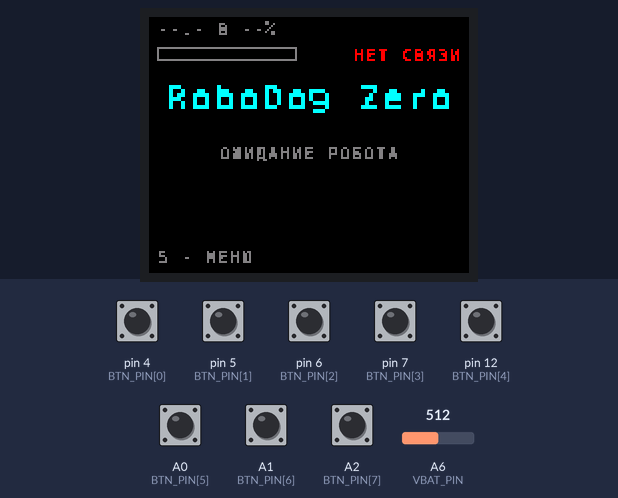
Recording of a sketch running on a simulated Arduino Pro Mini, built with avr-gcc and run on an emulated ATmega328P. Shown: 160×128 colour display. Inputs (shaded band) come from the test bench; at power-on: A0 (BTN_PIN[5]), A1 (BTN_PIN[6]), A2 (BTN_PIN[7]), pin 4 (BTN_PIN[0]), pin 5 (BTN_PIN[1]), pin 6 (BTN_PIN[2]), pin 7 (BTN_PIN[3]), pin 12 (BTN_PIN[4]) HIGH, A6 (VBAT_PIN) = 512. What the sketch prints to the serial monitor is not drawn.

Above: at 2.6 s.
2.7 s: pin 12 (BTN_PIN[4]) pulled LOW for 0.15 s
At 3.8 s:
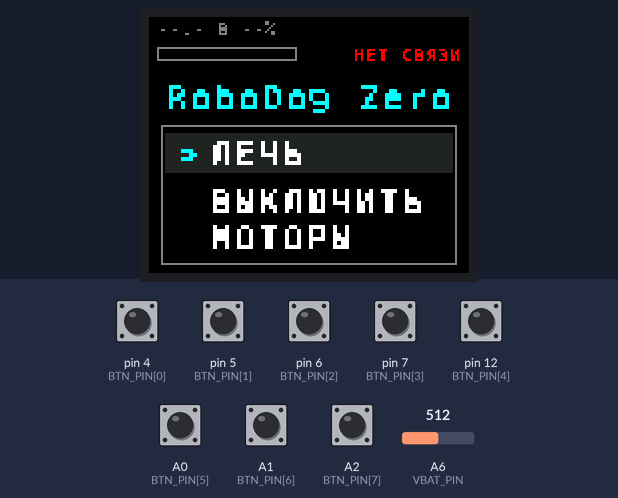
4.3 s: A1 (BTN_PIN[6]) pulled LOW for 0.15 s
At 5.7 s:
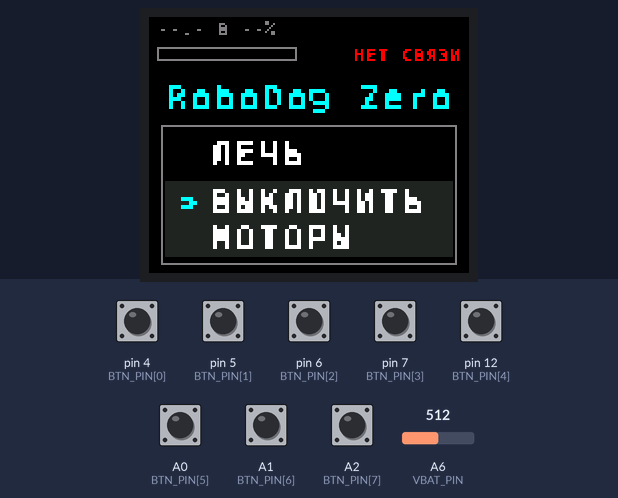
6.0 s: A2 (BTN_PIN[7]) pulled LOW for 0.15 s
At 7.1 s:
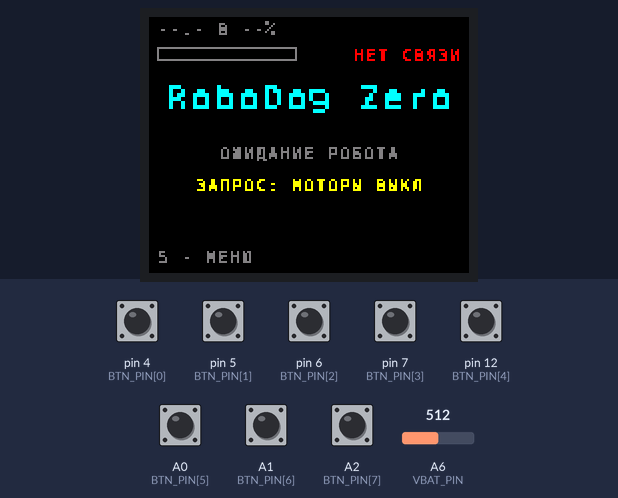
7.6 s: pin 12 (BTN_PIN[4]) pulled LOW for 1 s
At 8.3 s:
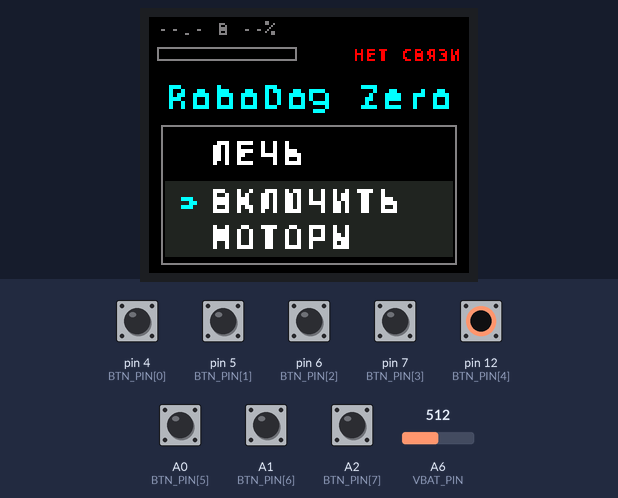
10.1 s: A0 (BTN_PIN[5]) pulled LOW for 0.15 s
At 11.2 s:
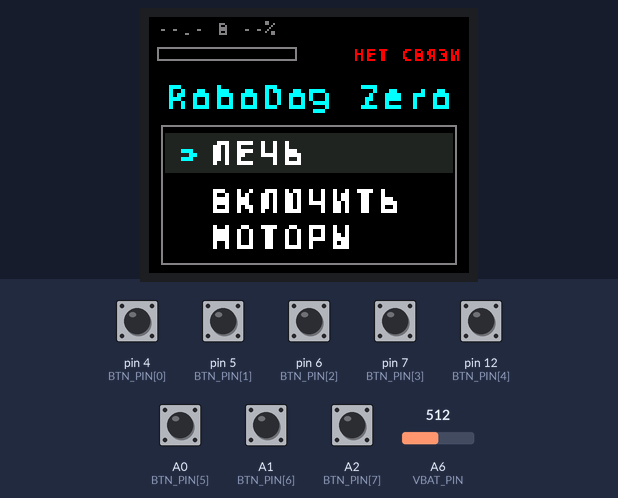
Timing chart, 0 to 13.1 s (numbered marks = the images above; inputs shaded):
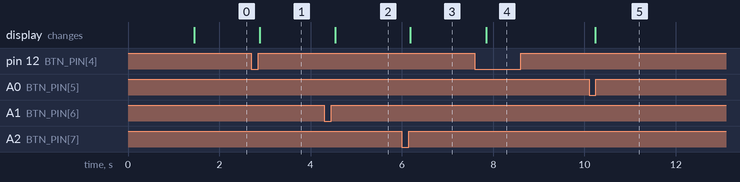

Measured:
- after the input at 2.7 s, the display: changes after 0.19 s (image 1)
- after the input at 4.3 s, the display: changes after 0.24 s (image 2)
- after the input at 6.0 s, the display: changes after 0.18 s (image 3)
- after the input at 7.6 s, the display: changes after 0.24 s (image 4)
- after the input at 10.1 s, the display: changes after 0.14 s (image 5)

The sketch:

RoboDogRemoteFinal.ino
```cpp
// =====================================================================
//  RoboDogRemoteFinal — пульт с оценкой заряда 8S LiFePO4.
//
//  Плата:      Arduino Pro Mini, ATmega328P, 3,3 В / 8 МГц
//              (в IDE: «Arduino Pro or Pro Mini» -> ATmega328P 3.3V 8MHz)
//  Экран:      ST7735 1,77" 128x160 на аппаратном SPI
//  Связь:      HC-05 на выводах D0 и D1, 38400 бод
//  Библиотеки: Adafruit GFX Library, Adafruit ST7735 and ST7789 Library
//
//  Перед прошивкой снять джампер X2 в линии TXD модуля HC-05.
//
//  ---- КНОПКИ --------------------------------------------------------
//    1  D4    вперёд
//    2  D5    назад
//    3  D6    влево
//    4  D7    вправо
//    5  D12   меню: открыть или закрыть
//    6  A0    вверх по меню
//    7  A1    вниз по меню
//    8  A2    подтвердить
//
//  Кнопки 1-4 работают только при закрытом меню, кнопки 6-8 — только
//  при открытом. Так одно нажатие никогда не значит двух вещей сразу.
// =====================================================================
#include <Adafruit_GFX.h>
#include <Adafruit_ST7735.h>
#include <SPI.h>
#include "cyr_font.h"
#include "battery.h"
#include "telemetry.h"

// --------------------------------------------------------------- выводы
#define TFT_CS   10
#define TFT_DC    9
#define TFT_RES   2
#define VBAT_PIN A6          // делитель напряжения батареи пульта

Adafruit_ST7735 tft(TFT_CS, TFT_DC, TFT_RES);

const uint8_t BTN_PIN[8] = { 4, 5, 6, 7, 12, A0, A1, A2 };

// Номера кнопок, чтобы дальше в коде читались словами
#define B_FWD   0
#define B_BACK  1
#define B_LEFT  2
#define B_RIGHT 3
#define B_MENU  4
#define B_UP    5
#define B_DOWN  6
#define B_OK    7

// --------------------------------------------------------------- цвета
#define C_BG     ST77XX_BLACK
#define C_TEXT   ST77XX_WHITE
#define C_DIM    0x8410
#define C_TITLE  ST77XX_CYAN
#define C_OK     ST77XX_GREEN
#define C_WARN   ST77XX_YELLOW
#define C_BAD    ST77XX_RED
#define C_SEL    0x2124        // подсветка выбранной строки меню

// ------------------------------------------------------------ настройки
#define LINK_BAUD     38400
#define SEND_PERIOD    50      // отправка команд, миллисекунды
#define DRAW_PERIOD   150      // перерисовка экрана
#define LINK_TIMEOUT 1500      // нет ответа дольше — считаем, что связи нет
#define DEBOUNCE       25      // фильтр дребезга кнопок
#define LAY_HOLD      800      // сколько держать команду «лечь»

// Пороги напряжения робота, милливольты (сборка 8S LiFePO4)
// Оценка по напряжению настроена в battery.h; это не счётчик ёмкости.

// ------------------------------------------------------- состояние кнопок
bool     btnRaw[8], btnHeld[8], btnPressed[8];
uint32_t btnChanged[8];

// --------------------------------------------------------- состояние меню
bool     menuOpen  = false;
uint8_t  menuItem  = 0;        // 0 — лечь, 1 — моторы
bool     motorsOff = false;    // команду держим, пока пункт включён
uint32_t layStarted = 0;
bool layActive = false;

// ------------------------------------------------- что пришло от робота
uint16_t robotMv = 0;
uint32_t lastRx  = 0;
char     rxBuf[48];
uint8_t  rxLen   = 0;
bool rxOverflow = false, everRx = false;
uint16_t robotFlags = 0;
uint8_t robotState = 0;

// ------------------------------------------------------------- служебное
uint16_t seq = 0;
uint32_t tSend = 0, tDraw = 0;

// Что было нарисовано в прошлый раз — чтобы не перерисовывать зря
int8_t   drawnMode = -1;       // -1 ничего, 0 главный экран, 1 меню
uint8_t  drawnItem = 255;
uint16_t drawnMv   = 0xFFFF;
uint16_t drawnFlags = 0xFFFF;
uint8_t drawnState = 255;
bool     drawnLink = false, drawnMotors = false;

bool linkAlive() { return everRx && (millis() - lastRx) < LINK_TIMEOUT; }

// =====================================================================
//  ТЕКСТ. Встроенный шрифт Adafruit кириллицы не знает, поэтому буквы
//  рисуем сами по таблице из cyr_font.h.
// =====================================================================

// Достаёт из строки очередной символ. Русская буква занимает два байта,
// латинская — один; функция сама разбирается и сдвигает указатель.
uint16_t nextChar(const char** p) {
  uint8_t b = (uint8_t)*(*p)++;
  if (b < 0x80) return b;
  if ((b & 0xE0) == 0xC0) {
    uint8_t b2 = (uint8_t)*(*p);
    if (b2) { (*p)++; return ((uint16_t)(b & 0x1F) << 6) | (b2 & 0x3F); }
  }
  return '?';
}

// Номер картинки буквы в таблице
uint8_t glyphOf(uint16_t cp) {
  if (cp >= FONT_ASCII_FIRST && cp <= FONT_ASCII_LAST) return cp - FONT_ASCII_FIRST;
  if (cp >= FONT_CYR_FIRST   && cp <= FONT_CYR_LAST)   return FONT_CYR_INDEX + (cp - FONT_CYR_FIRST);
  if (cp == 0x401) return FONT_CYR_INDEX + (0x415 - FONT_CYR_FIRST);   // Ё как Е
  if (cp == 0x451) return FONT_CYR_INDEX + (0x435 - FONT_CYR_FIRST);   // ё как е
  return 0;                                                            // всё прочее — пробел
}

// Ширина строки в точках экрана
int16_t textWidth(const char* s, uint8_t size) {
  int16_t n = 0;
  while (*s) { nextChar(&s); n++; }
  return n * FONT_W * size;
}

void drawText(int16_t x, int16_t y, const char* s, uint16_t color, uint8_t size) {
  while (*s) {
    const uint8_t g = glyphOf(nextChar(&s));
    for (uint8_t c = 0; c < FONT_W; c++) {
      const uint8_t bits = pgm_read_byte(&FONT6x8[(uint16_t)g * FONT_W + c]);
      for (uint8_t r = 0; r < FONT_H; r++) {
        if (!(bits & (1 << r))) continue;
        if (size == 1) tft.drawPixel(x + c, y + r, color);
        else           tft.fillRect(x + c * size, y + r * size, size, size, color);
      }
    }
    x += FONT_W * size;
  }
}

void drawTextCenter(int16_t y, const char* s, uint16_t color, uint8_t size) {
  drawText((160 - textWidth(s, size)) / 2, y, s, color, size);
}

// =====================================================================
//  КНОПКИ
// =====================================================================
void buttonsSetup() {
  for (uint8_t i = 0; i < 8; i++) {
    pinMode(BTN_PIN[i], INPUT_PULLUP);
    btnRaw[i] = btnHeld[i] = false;
    btnChanged[i] = 0;
  }
}

void buttonsUpdate() {
  const uint32_t now = millis();
  for (uint8_t i = 0; i < 8; i++) {
    btnPressed[i] = false;
    const bool down = (digitalRead(BTN_PIN[i]) == LOW);   // нажата = ноль
    if (down != btnRaw[i]) {                              // уровень дёрнулся
      btnRaw[i] = down;
      btnChanged[i] = now;
      continue;                                           // ждём, пока успокоится
    }
    if (now - btnChanged[i] < DEBOUNCE) continue;
    if (down && !btnHeld[i]) btnPressed[i] = true;         // подтверждённое нажатие
    btnHeld[i] = down;
  }
}

// =====================================================================
//  СВЯЗЬ
// =====================================================================
uint8_t crc8(const char* s, uint8_t len) {
  uint8_t crc = 0;
  for (uint8_t i = 0; i < len; i++) {
    crc ^= (uint8_t)s[i];
    for (uint8_t b = 0; b < 8; b++)
      crc = (crc & 0x80) ? (uint8_t)((crc << 1) ^ 0x07) : (uint8_t)(crc << 1);
  }
  return crc;
}

void sendPacket() {
  uint16_t bits = 0;
  if (!menuOpen) {                       // движение — только при закрытом меню
    if (btnHeld[B_FWD])   bits |= 1 << 0;
    if (btnHeld[B_BACK])  bits |= 1 << 1;
    if (btnHeld[B_LEFT])  bits |= 1 << 2;
    if (btnHeld[B_RIGHT]) bits |= 1 << 3;
  }
  if (layActive && millis() - layStarted >= LAY_HOLD) layActive = false;
  if (layActive) bits |= 1 << 4;   // «лечь»
  if (motorsOff)           bits |= 1 << 9;   // «моторы обесточены»

  const uint16_t ownMv = (uint16_t)((uint32_t)analogRead(VBAT_PIN) * 3300 / 1023 * 156 / 56);

  char body[40];
  const int n = snprintf(body, sizeof(body), "C,%u,%04X,%u,2,0",
                         (unsigned)seq++, (unsigned)bits, (unsigned)ownMv);
  if (n <= 0 || n >= (int)sizeof(body)) return;

  char line[48];
  snprintf(line, sizeof(line), "%s*%02X\n", body, crc8(body, (uint8_t)n));
  Serial.print(line);
}

void readPacket() {
  while (Serial.available()) {
    const char c = (char)Serial.read();
    if (c == '\r') continue;
    if (c != '\n') {
      if (rxOverflow) continue;
      if (rxLen < sizeof(rxBuf) - 1) rxBuf[rxLen++] = c;
      else { rxOverflow = true; rxLen = 0; }
      continue;
    }
    if (rxOverflow) { rxOverflow = false; rxLen = 0; continue; }
    rxBuf[rxLen] = '\0';
    rxLen = 0;
    Telemetry tm;
    if (!parseTelemetry(rxBuf, tm)) continue;
    robotMv = tm.mv;
    robotFlags = tm.flags;
    robotState = tm.state;
    lastRx = millis();
    everRx = true;
  }
}

// =====================================================================
//  ЭКРАН
// =====================================================================
uint16_t batColor(uint8_t pct) {
  switch (batteryBand(pct)) {
    case 0: return C_BAD;
    case 1: return C_WARN;
    case 2: return C_OK;
    default: return ST77XX_BLUE;
  }
}

void drawBattery() {
  const bool live = linkAlive();
  const bool valid = live && !(robotFlags & (1 << 7)) && robotMv > 15000 && robotMv <= 29500;
  char s[20];
  tft.fillRect(0, 0, 160, 27, C_BG);
  if (valid) {
    const uint8_t pct = batteryPercent(robotMv);
    const uint16_t color = batColor(pct);
    snprintf(s, sizeof(s), "%u.%u В ~%u%%", robotMv / 1000,
             (robotMv % 1000) / 100, (unsigned)pct);
    drawText(4, 2, s, color, 1);
    tft.drawRect(4, 15, 70, 7, C_DIM);
    if (pct) tft.fillRect(5, 16, (uint16_t)68 * pct / 100, 5, color);
  } else {
    drawText(4, 2, "--.- В --%", C_DIM, 1);
    tft.drawRect(4, 15, 70, 7, C_DIM);
  }
  const char* lbl = live ? "СВЯЗЬ" : "НЕТ СВЯЗИ";
  drawText(156 - textWidth(lbl, 1), 15, lbl, live ? C_OK : C_BAD, 1);
  drawnMv = robotMv;
  drawnLink = live;
}

void drawStatus() {
  tft.fillRect(0, 62, 160, 35, C_BG);
  const char* text = "ОЖИДАНИЕ РОБОТА";
  uint16_t color = C_DIM;
  if (linkAlive()) {
    if (robotState == 4) { text = "АВАРИЙНЫЙ СТОП"; color = C_BAD; }
    else if (robotState == 5) { text = "ВЫКЛЮЧЕНИЕ"; color = C_WARN; }
    else if (robotState == 0) { text = "ПОИСК НУЛЕЙ"; color = C_WARN; }
    else if (!(robotFlags & 1)) { text = "ОШИБКА ДРАЙВЕРОВ"; color = C_BAD; }
    else if (!(robotFlags & (1 << 3))) { text = "МОТОРЫ ВЫКЛЮЧЕНЫ"; color = C_WARN; }
    else if (robotFlags & (1 << 6)) { text = "НЕТ КОМАНД"; color = C_WARN; }
    else if (!(robotFlags & (1 << 2))) { text = "НУЛИ НЕ НАЙДЕНЫ"; color = C_WARN; }
    else if (robotFlags & (1 << 5)) { text = "НИЗКИЙ ЗАРЯД"; color = C_WARN; }
    else { text = "РОБОТ ГОТОВ"; color = C_OK; }
  }
  drawTextCenter(64, text, color, 1);
  if (motorsOff) drawTextCenter(80, "ЗАПРОС: МОТОРЫ ВЫКЛ", C_WARN, 1);
  drawnState = robotState;
  drawnFlags = robotFlags;
}

void drawMainScreen() {
  tft.fillScreen(C_BG);
  drawBattery();
  drawTextCenter(32, "RoboDog Zero", C_TITLE, 2);

  drawStatus();

  drawText(4, 116, "5 - МЕНЮ", C_DIM, 1);
  drawnMode = 0;
  drawnMotors = motorsOff;
}

void drawMenuScreen() {
  tft.fillScreen(C_BG);
  drawBattery();
  drawTextCenter(32, "RoboDog Zero", C_TITLE, 2);

  tft.drawRect(6, 54, 148, 70, C_DIM);

  // Пункт 1
  if (menuItem == 0) tft.fillRect(8, 58, 144, 20, C_SEL);
  drawText(14, 60, menuItem == 0 ? ">" : " ", C_TITLE, 2);
  drawText(30, 60, "ЛЕЧЬ", C_TEXT, 2);

  // Пункт 2 — в две строки, чтобы влезло целиком
  if (menuItem == 1) tft.fillRect(8, 82, 144, 38, C_SEL);
  drawText(14, 84, menuItem == 1 ? ">" : " ", C_TITLE, 2);
  if (motorsOff) {
    drawText(30, 84,  "ВКЛЮЧИТЬ", C_TEXT, 2);
    drawText(30, 102, "МОТОРЫ", C_TEXT, 2);
  } else {
    drawText(30, 84,  "ВЫКЛЮЧИТЬ", C_TEXT, 2);
    drawText(30, 102, "МОТОРЫ", C_TEXT, 2);
  }

  drawnMode = 1;
  drawnItem = menuItem;
  drawnMotors = motorsOff;
}

void redraw() {
  const int8_t mode = menuOpen ? 1 : 0;
  const bool changed = (mode != drawnMode) || (menuOpen && menuItem != drawnItem) ||
                       (motorsOff != drawnMotors);
  if (changed) {
    if (mode == 0) drawMainScreen(); else drawMenuScreen();
    return;
  }
  const bool linkChanged = linkAlive() != drawnLink;
  if (robotMv != drawnMv || robotFlags != drawnFlags || linkChanged) drawBattery();
  if (!menuOpen && (robotState != drawnState || robotFlags != drawnFlags || linkChanged)) drawStatus();
  if (menuOpen) drawnFlags = robotFlags;
}

// =====================================================================
//  ЗАПУСК И ОСНОВНОЙ ЦИКЛ
// =====================================================================
void setup() {
  buttonsSetup();
  Serial.begin(LINK_BAUD);

  tft.initR(INITR_BLACKTAB);       // не та картинка — попробуй GREENTAB или REDTAB
  tft.setRotation(1);              // альбомная ориентация, 160 x 128
  tft.fillScreen(C_BG);

  drawTextCenter(50, "RoboDog Zero", C_TITLE, 2);
  drawTextCenter(74, "ЗАГРУЗКА...", C_DIM, 1);
  delay(1200);                     // за это время HC-05 успевает подняться

  drawMainScreen();
}

void loop() {
  buttonsUpdate();
  readPacket();

  // ------------------------------------------------------- меню
  if (btnPressed[B_MENU]) menuOpen = !menuOpen;

  if (menuOpen) {
    if (btnPressed[B_UP]   && menuItem > 0) menuItem--;
    if (btnPressed[B_DOWN] && menuItem < 1) menuItem++;
    if (btnPressed[B_OK]) {
      if (menuItem == 0) { layStarted = millis(); layActive = true; }   // лечь
      else               motorsOff = !motorsOff;           // моторы вкл/выкл
      menuOpen = false;                                    // и закрыть меню
    }
  }

  // ------------------------------------------------------- связь
  if (millis() - tSend >= SEND_PERIOD) { tSend = millis(); sendPacket(); }

  // ------------------------------------------------------- экран
  if (millis() - tDraw >= DRAW_PERIOD) { tDraw = millis(); redraw(); }
}
```

battery.h
```cpp
#pragma once
#include <stdint.h>

// 8S LiFePO4. Provisional VOLTAGE scale inherited from the project.
// 0% = robot cutoff 24.0 V; 100% = 26.6 V, NOT the charger endpoint.
// LiFePO4 has a flat discharge curve: ~% is not measured state of charge.
// Calibrate these endpoints against your pack at rest; load sag changes ~%.
constexpr uint16_t BATTERY_EMPTY_MV = 24000;
constexpr uint16_t BATTERY_FULL_MV = 26600;
static_assert(BATTERY_FULL_MV > BATTERY_EMPTY_MV, "Invalid battery range");
constexpr uint8_t batteryPercent(uint16_t mv) {
  return mv <= BATTERY_EMPTY_MV ? 0 : mv >= BATTERY_FULL_MV ? 100 :
    (uint32_t)(mv - BATTERY_EMPTY_MV) * 100UL / (BATTERY_FULL_MV - BATTERY_EMPTY_MV);
}
// Unambiguous thresholds: 0..29 red, 30..59 yellow, 60..99 green, 100 blue.
constexpr uint8_t batteryBand(uint8_t pct) {
  return pct < 30 ? 0 : pct < 60 ? 1 : pct < 100 ? 2 : 3;
}
static_assert(batteryPercent(0)==0 && batteryPercent(23999)==0,"clamp low");
static_assert(batteryPercent(24000)==0 && batteryPercent(25300)==50,"voltage scale");
static_assert(batteryPercent(26600)==100 && batteryPercent(29200)==100,"clamp high");
static_assert(batteryBand(29)==0 && batteryBand(30)==1,"red/yellow boundary");
static_assert(batteryBand(59)==1 && batteryBand(60)==2,"yellow/green boundary");
static_assert(batteryBand(99)==2 && batteryBand(100)==3,"green/blue boundary");
```

telemetry.h
```cpp
#pragma once
#include <stdint.h>
#include <string.h>
struct Telemetry { uint16_t seq; uint8_t state; uint16_t mv; uint16_t flags; };
inline uint8_t packetCrc(const char* p, uint8_t length) {
  uint8_t c=0;
  for (uint8_t i=0;i<length;++i) {
    c^=(uint8_t)p[i];
    for (uint8_t b=0;b<8;++b) c=(c&0x80)?(uint8_t)((c<<1)^7):(uint8_t)(c<<1);
  }
  return c;
}
inline int8_t hexDigit(char c) {
  if(c>='0'&&c<='9') return c-'0';
  if(c>='A'&&c<='F') return c-'A'+10;
  if(c>='a'&&c<='f') return c-'a'+10;
  return -1;
}
inline bool readField(const char*& p, char delimiter, uint8_t base, uint16_t max, uint16_t& value) {
  uint32_t n=0; uint8_t count=0;
  while (*p && *p!=delimiter) {
    int8_t d=hexDigit(*p++);
    if(d<0 || d>=base) return false;
    n=n*base+d; if(n>max) return false;
    ++count;
  }
  if(!count || *p!=delimiter) return false;
  value=(uint16_t)n; if(delimiter) ++p;
  return true;
}
inline bool parseTelemetry(char* line, Telemetry& out) {
  char* star=strchr(line,'*');
  if(!star || strlen(star+1)!=2 || star-line>42) return false;
  const int8_t a=hexDigit(star[1]), b=hexDigit(star[2]);
  if(a<0 || b<0 || packetCrc(line,(uint8_t)(star-line))!=(uint8_t)(a*16+b)) return false;
  *star=0;
  const char* p=line;
  if(p[0]!='T'||p[1]!=',') return false;
  p+=2;
  Telemetry next; uint16_t state;
  if(!readField(p,',',10,65535,next.seq) || !readField(p,',',10,5,state) ||
     !readField(p,',',10,65535,next.mv) || !readField(p,0,16,65535,next.flags)) return false;
  next.state=(uint8_t)state; out=next; return true;
}
```

Source omitted: cyr_font.h (data table, 8078 bytes)
